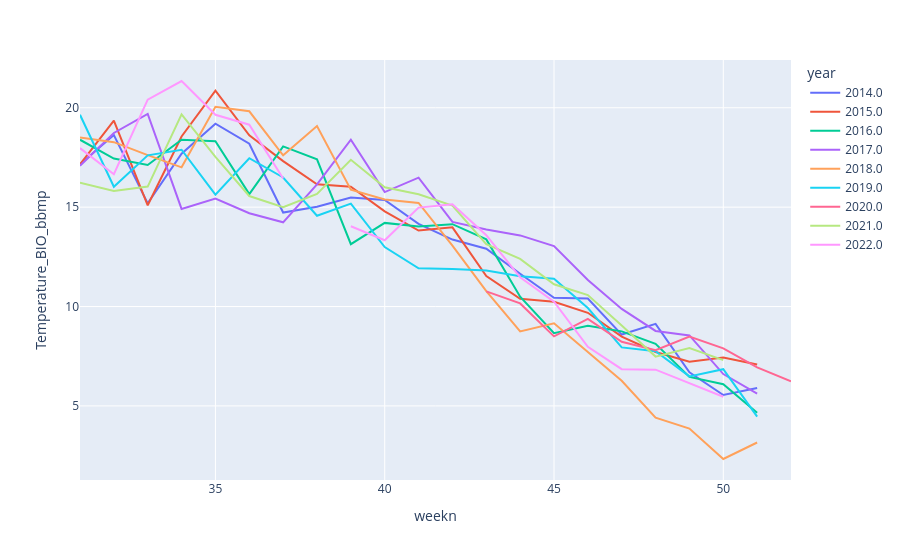

The code cell stored with this chart in its notebook:
### Code cell
fig = px.line(plotemp, x="weekn", y="Temperature_BIO_bbmp", color='year')
fig.show()
#in year 2019 -- big drop in temperature (earlier than usual at week 41)

### Figure 1 — Plotly figure (JSON) as saved in the notebook; plotly's stock layout.template omitted (floating-point values rounded to 4 significant figures)
{"data": [{"hovertemplate": "year=2014.0<br>weekn=%{x}<br>Temperature_BIO_bbmp=%{y}<extra></extra>", "legendgroup": "2014.0", "line": {"color": "#636efa", "dash": "solid"}, "marker": {"symbol": "circle"}, "mode": "lines", "name": "2014.0", "orientation": "v", "showlegend": true, "type": "scatter", "x": [31, 32, 33, 34, 35, 36, 37, 38, 39, 40, 41, 42, 43, 44, 45, 46, 47, 48, 49, 50, 51], "xaxis": "x", "y": [17.16, 18.63, 15.19, 17.69, 19.2, 18.19, 14.73, 15.02, 15.49, 15.36, 14.16, 13.37, 12.91, 11.65, 10.44, 10.4, 8.59, 9.13, 6.69, 5.55, 5.9], "yaxis": "y"}, {"hovertemplate": "year=2015.0<br>weekn=%{x}<br>Temperature_BIO_bbmp=%{y}<extra></extra>", "legendgroup": "2015.0", "line": {"color": "#EF553B", "dash": "solid"}, "marker": {"symbol": "circle"}, "mode": "lines", "name": "2015.0", "orientation": "v", "showlegend": true, "type": "scatter", "x": [31, 32, 33, 34, 35, 36, 37, 38, 39, 40, 41, 42, 43, 44, 45, 46, 47, 48, 49, 50, 51], "xaxis": "x", "y": [17.15, 19.35, 15.1, 18.56, 20.87, 18.61, 17.32, 16.15, 16.03, 14.79, 13.82, 13.99, 11.54, 10.39, 10.24, 9.687, 8.484, 7.716, 7.221, 7.433, 7.082], "yaxis": "y"}, {"hovertemplate": "year=2016.0<br>weekn=%{x}<br>Temperature_BIO_bbmp=%{y}<extra></extra>", "legendgroup": "2016.0", "line": {"color": "#00cc96", "dash": "solid"}, "marker": {"symbol": "circle"}, "mode": "lines", "name": "2016.0", "orientation": "v", "showlegend": true, "type": "scatter", "x": [31, 32, 33, 34, 35, 36, 37, 38, 39, 40, 41, 42, 43, 44, 45, 46, 47, 48, 49, 50, 51], "xaxis": "x", "y": [18.39, 17.45, 17.12, 18.39, 18.32, 15.66, 18.06, 17.41, 13.14, 14.21, 14.03, 14.14, 13.38, 10.49, 8.659, 9.03, 8.752, 8.128, 6.46, 6.09, 4.661], "yaxis": "y"}, {"hovertemplate": "year=2017.0<br>weekn=%{x}<br>Temperature_BIO_bbmp=%{y}<extra></extra>", "legendgroup": "2017.0", "line": {"color": "#ab63fa", "dash": "solid"}, "marker": {"symbol": "circle"}, "mode": "lines", "name": "2017.0", "orientation": "v", "showlegend": true, "type": "scatter", "x": [31, 32, 33, 34, 35, 36, 37, 38, 39, 40, 41, 42, 43, 44, 45, 46, 47, 48, 49, 50, 51], "xaxis": "x", "y": [17.09, 18.73, 19.69, 14.91, 15.43, 14.7, 14.24, 16.14, 18.39, 15.76, 16.48, 14.26, 13.88, 13.58, 13.04, 11.33, 9.88, 8.773, 8.548, 6.605, 5.624], "yaxis": "y"}, {"hovertemplate": "year=2018.0<br>weekn=%{x}<br>Temperature_BIO_bbmp=%{y}<extra></extra>", "legendgroup": "2018.0", "line": {"color": "#FFA15A", "dash": "solid"}, "marker": {"symbol": "circle"}, "mode": "lines", "name": "2018.0", "orientation": "v", "showlegend": true, "type": "scatter", "x": [31, 31, 32, 32, 33, 33, 34, 34, 35, 35, 36, 36, 37, 37, 38, 38, 39, 39, 40, 40, 41, 41, 42, 42, 43, 43, 44, 44, 45, 45, 45, 45, 46, 46, 47, 47, 48, 48, 49, 49, 50, 50, 51, 51], "xaxis": "x", "y": [18.51, 18.51, 18.27, 18.27, 17.62, 17.62, 17.0, 17.0, 20.04, 20.04, 19.82, 19.82, 17.61, 17.61, 19.08, 19.08, 15.88, 15.88, 15.39, 15.39, 15.21, 15.21, 13.06, 13.06, 10.78, 10.78, 8.745, 8.745, 9.158, 9.158, 9.158, 9.158, 7.734, 7.734, 6.264, 6.264, 4.41, 4.41, 3.863, 3.863, 2.33, 2.33, 3.159, 3.159], "yaxis": "y"}, {"hovertemplate": "year=2019.0<br>weekn=%{x}<br>Temperature_BIO_bbmp=%{y}<extra></extra>", "legendgroup": "2019.0", "line": {"color": "#19d3f3", "dash": "solid"}, "marker": {"symbol": "circle"}, "mode": "lines", "name": "2019.0", "orientation": "v", "showlegend": true, "type": "scatter", "x": [31, 31, 32, 32, 33, 33, 34, 34, 35, 35, 36, 36, 37, 37, 37, 37, 38, 38, 39, 39, 40, 40, 40, 40, 41, 41, 41, 41, 42, 42, 43, 43, 43, 43, 44, 44, 45, 45, 46, 46, 47, 47, 48, 48, 49, 49, 50, 50, 51, 51], "xaxis": "x", "y": [19.65, 19.65, 16.02, 16.02, 17.6, 17.6, 17.89, 17.89, 15.63, 15.63, 17.46, 17.46, 16.49, 16.49, 16.49, 16.49, 14.57, 14.57, 15.18, 15.18, 12.99, 12.99, 12.99, 12.99, 11.93, 11.93, 11.93, 11.93, 11.89, 11.89, 11.81, 11.81, 11.81, 11.81, 11.53, 11.53, 11.39, 11.39, 9.924, 9.924, 7.945, 7.945, 7.75, 7.75, 6.486, 6.486, 6.85, 6.85, 4.465, 4.465], "yaxis": "y"}, {"hovertemplate": "year=2020.0<br>weekn=%{x}<br>Temperature_BIO_bbmp=%{y}<extra></extra>", "legendgroup": "2020.0", "line": {"color": "#FF6692", "dash": "solid"}, "marker": {"symbol": "circle"}, "mode": "lines", "name": "2020.0", "orientation": "v", "showlegend": true, "type": "scatter", "x": [37, 37, 38, 38, 39, 39, 40, 40, 42, 42, 43, 43, 44, 44, 45, 45, 46, 46, 47, 47, 48, 48, 49, 49, 50, 50, 51, 51, 52, 52], "xaxis": "x", "y": [null, null, null, null, null, null, 16.8, 16.8, null, null, 10.76, 10.76, 10.16, 10.16, 8.498, 8.498, 9.38, 9.38, 8.231, 8.231, 7.801, 7.801, 8.495, 8.495, 7.894, 7.894, 6.936, 6.936, 6.239, 6.239], "yaxis": "y"}, {"hovertemplate": "year=2021.0<br>weekn=%{x}<br>Temperature_BIO_bbmp=%{y}<extra></extra>", "legendgroup": "2021.0", "line": {"color": "#B6E880", "dash": "solid"}, "marker": {"symbol": "circle"}, "mode": "lines", "name": "2021.0", "orientation": "v", "showlegend": true, "type": "scatter", "x": [31, 31, 32, 32, 33, 33, 34, 34, 35, 35, 36, 36, 37, 37, 38, 38, 39, 39, 40, 40, 41, 41, 42, 42, 43, 43, 44, 44, 45, 45, 46, 46, 47, 47, 48, 48, 49, 49, 50, 50], "xaxis": "x", "y": [16.23, 16.23, 15.82, 15.82, 16.04, 16.04, 19.66, 19.66, 17.53, 17.53, 15.56, 15.56, 15.0, 15.0, 15.66, 15.66, 17.38, 17.38, 16.0, 16.0, 15.65, 15.65, 15.08, 15.08, 13.13, 13.13, 12.39, 12.39, 11.12, 11.12, 10.58, 10.58, 9.049, 9.049, 7.482, 7.482, 7.914, 7.914, 7.304, 7.304], "yaxis": "y"}, {"hovertemplate": "year=2022.0<br>weekn=%{x}<br>Temperature_BIO_bbmp=%{y}<extra></extra>", "legendgroup": "2022.0", "line": {"color": "#FF97FF", "dash": "solid"}, "marker": {"symbol": "circle"}, "mode": "lines", "name": "2022.0", "orientation": "v", "showlegend": true, "type": "scatter", "x": [31, 32, 33, 34, 35, 36, 37, 38, 39, 40, 41, 42, 43, 44, 45, 46, 47, 48, 50], "xaxis": "x", "y": [17.97, 16.66, 20.41, 21.35, 19.65, 19.15, 16.44, null, 14.04, 13.34, 14.98, 15.15, 13.59, 11.47, 10.25, 7.977, 6.85, 6.823, 5.464], "yaxis": "y"}], "layout": {"legend": {"title": {"text": "year"}, "tracegroupgap": 0}, "margin": {"t": 60}, "xaxis": {"anchor": "y", "domain": [0, 1], "title": {"text": "weekn"}}, "yaxis": {"anchor": "x", "domain": [0, 1], "title": {"text": "Temperature_BIO_bbmp"}}}}
